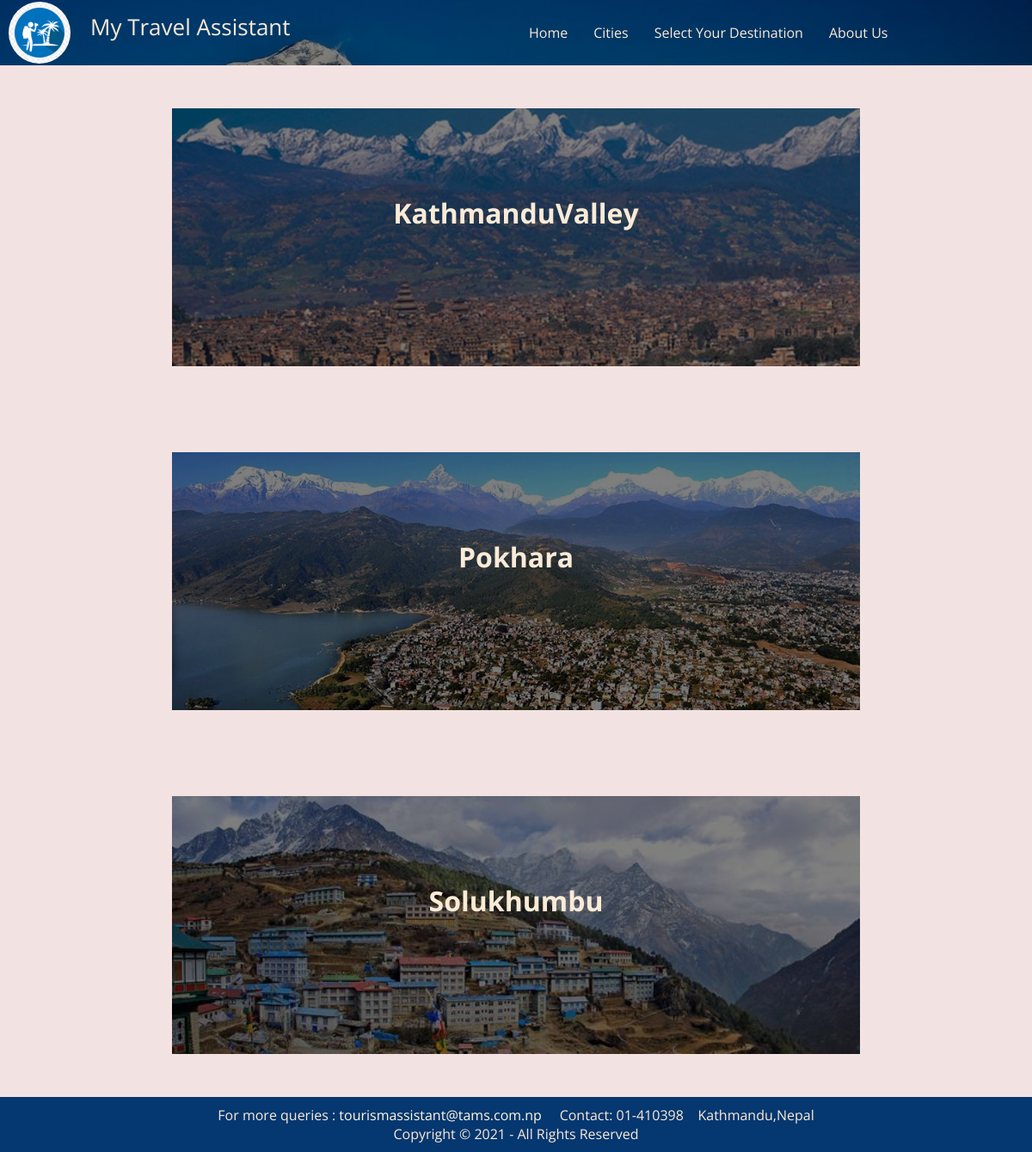
Screenshot of /city.php with the database file from the repository.
### tables this page shows
CREATE TABLE `city` (
  `Name` varchar(20) NOT NULL,
  `minReqdTimeInDays` int(11) NOT NULL,
  `photos` varchar(50) DEFAULT NULL,
  `id` int(11) NOT NULL
);

### city.php (the view, shortened to what this page needs)
<?php
include('server.php');
?>
<!DOCTYPE html>
<html lang="en">
<head>
    <link rel="stylesheet" href="css/frontend.css" />
</head>
<body>
    <div class="cityContainer" id="cityContainer" >
    <?php
                       $sql="SELECT photos FROM city where id='1';";
                       $result= mysqli_query($conn,$sql);
                       $resultCheck=mysqli_num_rows($result);
                       if($resultCheck>0){
                         while($row=mysqli_fetch_assoc($result)){ ?>
            <div class="city" id="skb" style="background: rgba(0, 0, 0, 0.5) url( <?php echo $row['photos'];  ?>);  background-blend-mode: darken;
            background-size: cover;" ><?php }} ?>
                <p > <a href="kathmandu.php" style="color: antiquewhite; text-decoration: none;">
                   <?php
                       $sql="SELECT Name FROM city where id='1';";
                       $result= mysqli_query($conn,$sql);
                       $resultCheck=mysqli_num_rows($result);
                       if($resultCheck>0){
                         while($row=mysqli_fetch_assoc($result)){
                           echo $row['Name'];
                         }
                       }
                    ?></a>
                   </p>
            </div>
            <?php
                       $sql="SELECT photos FROM city where id='2';";
                       $result= mysqli_query($conn,$sql);
                       $resultCheck=mysqli_num_rows($result);
                       if($resultCheck>0){
                         while($row=mysqli_fetch_assoc($result)){ ?>
            <div class="city" id="skb" style="background: rgba(0, 0, 0, 0.5) url( <?php echo $row['photos'];  ?>);  background-blend-mode: darken;
            background-size: cover;" ><?php }} ?>
                <p > <a href="pokhara.php" style="color: antiquewhite; text-decoration: none;">
                   <?php
                       $sql="SELECT Name FROM city where id='2';";
                       $result= mysqli_query($conn,$sql);
                       $resultCheck=mysqli_num_rows($result);
                       if($resultCheck>0){
                         while($row=mysqli_fetch_assoc($result)){
                           echo $row['Name'];
                         }
                       }
                    ?></a>
                   </p>
            </div>
            <?php
                       $sql="SELECT photos FROM city where id='3';";
                       $result= mysqli_query($conn,$sql);
                       $resultCheck=mysqli_num_rows($result);
                       if($resultCheck>0){
                         while($row=mysqli_fetch_assoc($result)){ ?>
            <div class=" city" id="skb" style="background: rgba(0, 0, 0, 0.5) url( <?php echo $row['photos'];  ?>);  background-blend-mode: darken;
            background-size: cover;" ><?php }} ?>
                <p > <a href="solukhumbu.php" style="color: antiquewhite; text-decoration: none;">
                   <?php
                       $sql="SELECT Name FROM city where id='3';";
                       $result= mysqli_query($conn,$sql);
                       $resultCheck=mysqli_num_rows($result);
                       if($resultCheck>0){
                         while($row=mysqli_fetch_assoc($result)){
                           echo $row['Name'];
                         }
                       }
                    ?></a>
                   </p>
            </div>
          </div>
          <footer> For more queries : <a style="text-decoration: none;color: cornsilk;"  href="#mail"> tourismassistant@tams.com.np</a> &nbsp;&nbsp;&nbsp;&nbsp;Contact: 01-410398&nbsp;&nbsp;&nbsp;&nbsp;Kathmandu,Nepal <br>
            Copyright &copy; 2021 - All Rights Reserved </footer>
</body>
</html>

### css/frontend.css (style rules this page uses)
* { margin: 0; padding: 0; font-family: "Open Sans", sans-serif; }
html { scroll-behavior: smooth; }
.navbar { display: flex; position: sticky; flex-wrap: wrap; top: 0; }
.logo { border: 2px black; border-color: black; width: 12%; margin: 2px 10px 2px 10px; border-radius: 60%; }
.navLeft span { margin:13px; font-size: 26px; color:antiquewhite; }
.navRight,.navLeft { display: flex; max-width:50%; }
.navRight .List { cursor: pointer; display: flex; }
.List li { margin: auto; padding: 15px; list-style: none; }
.List a { color: antiquewhite; text-decoration: none; }
.List li::after ,.city p::after { content: ""; width: 0%; height: 1px; background-color: burlywood; margin: auto; display: block; transition: 0.7s; }
.background { background: rgba(0, 0, 0, 0.5) url('../img/tbg.jpg'); background-blend-mode: darken; background-size: cover; }
footer { color: antiquewhite; background-color: #053770; text-align: center; padding: 10px; }
.cityContainer { display: flex; flex-direction: column; background-color: rgb(243, 226, 226); }
.city { height: 100px; margin: 50px 200px 50px 200px; padding: 100px; color: rgb(233, 212, 212); font-size: xx-large; font-weight: bolder; text-align: center; cursor: pointer; }

### rows the page displays
city: photos (picture), Name "KathmanduValley"
city: photos (picture), Name "Pokhara"
city: photos (picture), Name "Solukhumbu"
